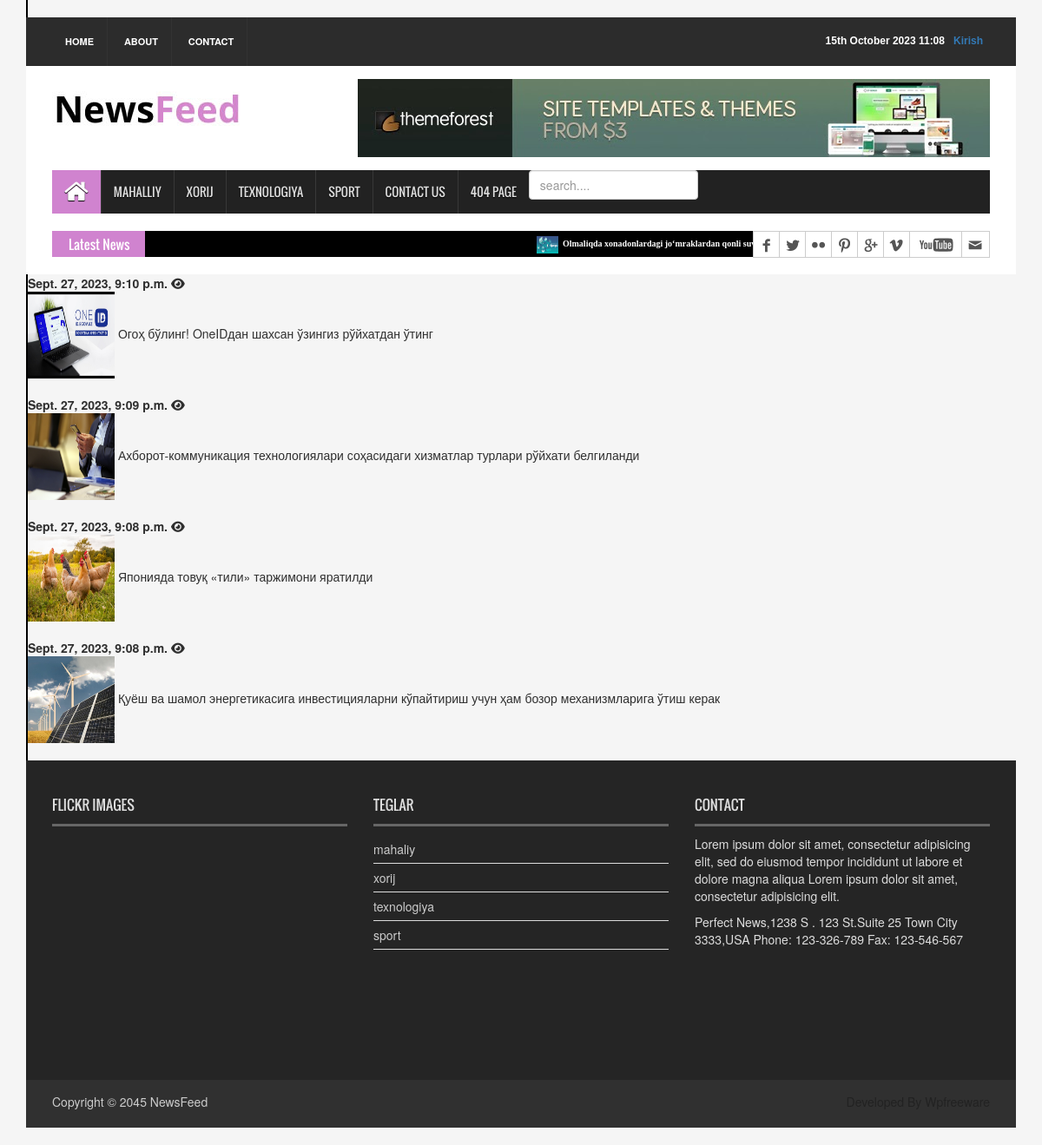
The page /texno/ on the database its author committed.
### news_app/models.py (models this page shows, shortened)
class News(models.Model):
  class Status(models.TextChoices):
    Draft = 'DF',"Draft"
    Publish = "PB","Publish"
  title = models.CharField(max_length=250)
  slug = models.SlugField(max_length=250)
  image = models.ImageField(upload_to='news/images')
  category = models.ForeignKey(Category,on_delete=models.CASCADE)
  body = models.TextField()
  published_time = models.DateTimeField(default=timezone.now)
  created_time = models.DateTimeField(auto_now_add=True)
  updated_time = models.DateTimeField(auto_now=True)
  status = models.CharField(max_length=2,choices=Status.choices,default=Status.Draft)
  object = models.Manager()
  publish = Publish()
  class Meta:
    ordering = ["-published_time"]
  def get_absolute_url(self):
    return reverse('news_detail',args=[self.slug])

class Category(models.Model):
  name = models.CharField(max_length=150)

### news_app/views.py (the view)
# urls.py: path('texno/',texchnologyNewsView.as_view(),name="technology_news_page"),
class texchnologyNewsView(ListView):
  model = News
  template_name = 'texno.html'
  context_object_name = 'texno_news'
  def get_queryset(self):
    news = self.model.publish.all().filter(category__name="texnologiya")
    return news

### news_app/context.py (called while the page is built)
def lastest_app(request):
    context = {
        'lastest_news':News.publish.all().order_by('-published_time')[:10],
        'category':Category.objects.all()
    }
    return context

### news_app/models.py (called while the page is built)
  def get_queryset(self):
    return super().get_queryset().filter(status=News.Status.Publish)

### templates/texno.html (shortened to what this page needs)
{% extends 'base.html' %}
{% load hitcount_tags %}
{% block content %}
<div class="container mx-auto">
  <div class="row p-3 m-3" style="border-left: 2px solid #000;">
    {% for texno in texno_news %}
    <div class="col-12 m-5 p-3" >
      <a href="{{texno.get_absolute_url}}">
        <b>{{texno.published_time}}</b>
              <b>
                <i class="fa-solid fa-eye" aria-hidden="true"></i>{% get_hit_count for texno %}
            </b>
        <div class="d-flex align-items-center">
          <img width="100" height="100" src="{{texno.image.url}}" alt="">
          <span>{{texno.title}}</span>
        </div>
      </a>
    </div>
    <br>
    {% endfor %}
  </div>
</div>
{% endblock content %}

### templates/base.html (shortened to what this page needs)
{% load static %}
<!DOCTYPE html>
<html lang="en">
  <head>
  <link rel="stylesheet" href="https://cdnjs.cloudflare.com/ajax/libs/font-awesome/6.4.2/css/all.min.css"
 />
    <link rel="stylesheet" type="text/css" href="{% static '/css/bootstrap.min.css' %}">
    <link rel="stylesheet" type="text/css" href="{% static '/css/font-awesome.min.css' %}">
    <link rel="stylesheet" type="text/css" href="{% static '/css/animate.css' %}">
    <link rel="stylesheet" type="text/css" href="{% static '/css/font.css' %}">
    <link rel="stylesheet" type="text/css" href="{% static '/css/li-scroller.css' %}">
    <link rel="stylesheet" type="text/css" href="{% static '/css/slick.css' %}">
    <link rel="stylesheet" type="text/css" href="{% static '/css/jquery.fancybox.css' %}">
    <link rel="stylesheet" type="text/css" href="{% static '/css/theme.css' %}">
    <link rel="stylesheet" type="text/css" href="{% static '/css/style.css' %}">
    </head>
<body>
  <div class="container">
    <header id="header">
      <div class="row">
        <div class="col-lg-12 col-md-12 col-sm-12">
          <div class="header_top">
            <div class="header_top_left">
              <ul class="top_nav">
                <li><a href="{% url 'basic' %}">Home</a></li>
                <li><a href="#">About</a></li>
                <li><a href="{% url 'contact_page' %}">Contact</a></li>
              </ul>
            </div>
            <div class="header_top_right">
              <p>
                {% now 'jS F Y H:i' %} &nbsp;
                {% if user.is_authenticated == False %}
                <a href="{% url 'login' %}" class="text-primary">Kirish</a>
                {% else %}
                <a class="text-warning" href="{% url 'profile' %}" style="text-transform: capitalize;">Welcome, {{user.username}}</a>
                                        <a href="{% url 'logout' %}" style="color: lightgreen">Logout</a>
                {% endif %}
              </p>
            </div>
          </div>
        </div>
        <div class="col-lg-12 col-md-12 col-sm-12">
          <div class="header_bottom">
            <div class="logo_area"><a href="{% url 'basic' %}" class="logo"><img src="{% static 'images/logo.jpg' %}" alt=""></a></div>
            <div class="add_banner"><a href="#"><img src="{% static 'images/addbanner_728x90_V1.jpg' %}" alt=""></a></div>
          </div>
        </div>
      </div>
    </header>
    <section id="navArea">
      <nav class="navbar navbar-inverse" role="navigation">
        <div id="navbar" class="navbar-collapse collapse">
          <ul class="nav navbar-nav main_nav">
            <li class="active"><a href="{% url 'basic' %}"><span class="fa fa-home desktop-home"></span><span class="mobile-show">Home</span></a></li>
            <li><a href="{% url 'local_news_page' %}">Mahalliy</a></li>
            <li><a href="{% url 'xorij_news_page' %}">Xorij</a></li>
            <li><a href="{% url 'technology_news_page' %}">Texnologiya</a></li>
            <li><a href="{% url 'sport_news_page' %}">Sport</a></li>
            <li><a href="{% url 'contact_page' %}" >Contact Us</a></li>
            <li><a href="{% url '404_page' %}" >404 Page</a></li>
              <li>
                  <form action="{% url 'search_result' %}" method="get">
                      <input class="form-control mt-3" type="search" name="q"
                      placeholder="search...."
                      >
                  </form>
              </li>
          </ul>
        </div>
      </nav>
    </section>
    <section id="newsSection">
      <div class="row">
        <div class="col-lg-12 col-md-12">
          <div class="latest_newsarea"> <span>Latest News</span>
            <ul id="ticker01" class="news_sticker">
              {% for latest in lastest_news %}
              <li><a href="{{latest.get_absolute_url}}"><img src="{{latest.image.url}}" alt="">{{latest.title | truncatewords:5}}</a></li>
              {% endfor %}
             </ul>
            <div class="social_area">
              <ul class="social_nav">
                <li class="facebook"><a href="#"></a></li>
                <li class="twitter"><a href="#"></a></li>
                <li class="flickr"><a href="#"></a></li>
                <li class="pinterest"><a href="#"></a></li>
                <li class="googleplus"><a href="#"></a></li>
                <li class="vimeo"><a href="#"></a></li>
                <li class="youtube"><a href="#"></a></li>
                <li class="mail"><a href="#"></a></li>
              </ul>
            </div>
          </div>
        </div>
      </div>
    </section>
  {% block content %}
  {% endblock content %}
  <footer id="footer">
    <div class="footer_top">
      <div class="row">
        <div class="col-lg-4 col-md-4 col-sm-4">
          <div class="footer_widget wow fadeInLeftBig">
            <h2>Flickr Images</h2>
          </div>
        </div>
        <div class="col-lg-4 col-md-4 col-sm-4">
          <div class="footer_widget wow fadeInDown">
            <h2>Teglar</h2>
            <ul class="tag_nav">
              {% for category in category %}
              <li><a href="#">{{category.name}}</a></li>
              {% endfor %}
          </div>
        </div>
        <div class="col-lg-4 col-md-4 col-sm-4">
          <div class="footer_widget wow fadeInRightBig">
            <h2>Contact</h2>
            <p>Lorem ipsum dolor sit amet, consectetur adipisicing elit, sed do eiusmod tempor incididunt ut labore et dolore magna aliqua Lorem ipsum dolor sit amet, consectetur adipisicing elit.</p>
            <address>
            Perfect News,1238 S . 123 St.Suite 25 Town City 3333,USA Phone: 123-326-789 Fax: 123-546-567
            </address>
          </div>
        </div>
      </div>
    </div>
    <div class="footer_bottom">
      <p class="copyright">Copyright &copy; 2045 <a href="index.html">NewsFeed</a></p>
      <p class="developer">Developed By Wpfreeware</p>
    </div>
  </footer>
  </body>
  </html>

### static/css/li-scroller.css (style rules this page uses)
ul.newsticker { position:relative; left:750px; font:bold 10px Verdana; list-style-type:none; margin:0; padding:0 }
ul.newsticker li { float:left; margin:0; padding:0 }
ul.newsticker a { white-space:nowrap; padding:0; color:#fff; margin:0 50px 0 0 }
ul.newsticker a > img { height:20px; margin-right:5px; width:25px }

### static/css/theme.css (style rules this page uses)
.navbar-inverse .navbar-nav > .active > a, .navbar-inverse .navbar-nav > .active > a:hover, .navbar-inverse .navbar-nav > .active > a:focus { background-color:#d083cf }
.latest_newsarea span { background:none repeat scroll 0 0 #d083cf }

### rows shown on the page
News: image (picture), title "Olmaliqda xonadonlardagi jo‘mraklardan qonli suv …"
News: published_time "Sept. 27, 2023, 9:10 p.m.", image (picture), title "Огоҳ бўлинг! OneIDдан шахсан ўзингиз рўйхатдан ўтинг"
News: published_time "Sept. 27, 2023, 9:09 p.m.", image (picture), title "Ахборот-коммуникация технологиялари соҳасидаги хизматлар турлари рўйхати белгиланди"
News: published_time "Sept. 27, 2023, 9:08 p.m.", image (picture), title "Японияда товуқ «тили» таржимони яратилди"
News: published_time "Sept. 27, 2023, 9:08 p.m.", image (picture), title "Қуёш ва шамол энергетикасига инвестицияларни кўпайтириш учун ҳам бозор механизмларига ўтиш керак"
Category: name "mahaliy"
Category: name "xorij"
Category: name "texnologiya"
Category: name "sport"
